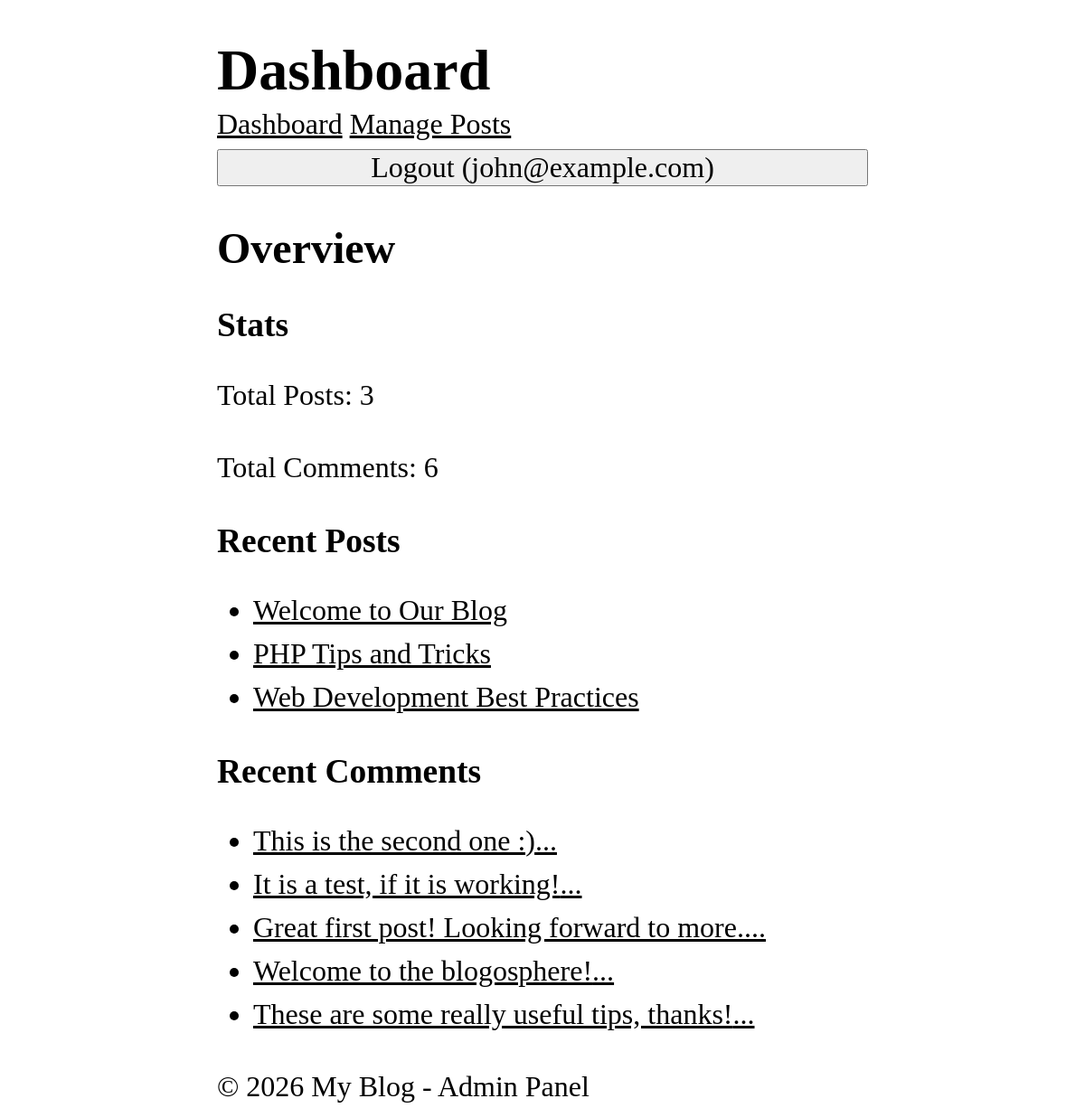
Screenshot of /admin/dashboard (signed in) with the database file from the repository.
### tables this page shows
CREATE TABLE users (
    id INTEGER PRIMARY KEY AUTOINCREMENT,
    name TEXT NOT NULL,
    email TEXT UNIQUE NOT NULL,
    password TEXT NOT NULL,
    role TEXT NOT NULL DEFAULT 'user',
    created_at DATETIME DEFAULT CURRENT_TIMESTAMP
);

CREATE TABLE posts (
    id INTEGER PRIMARY KEY AUTOINCREMENT,
    title TEXT NOT NULL,
    content TEXT NOT NULL,
    views INTEGER DEFAULT 0,
    user_id INTEGER NOT NULL,
    created_at DATETIME DEFAULT CURRENT_TIMESTAMP,
    FOREIGN KEY (user_id) REFERENCES users (id)
);

CREATE TABLE comments (
    id INTEGER PRIMARY KEY AUTOINCREMENT,
    content TEXT NOT NULL,
    user_id INTEGER NOT NULL,
    post_id INTEGER NOT NULL,
    created_at DATETIME DEFAULT CURRENT_TIMESTAMP,
    FOREIGN KEY (user_id) REFERENCES users (id),
    FOREIGN KEY (post_id) REFERENCES posts (id)
);

### core/View.php (called while the page is built, shortened)
<?php
class View {
    protected static $globals = [];
    public static function share(string $key, mixed $value): void {
        static::$globals[$key] = $value;
    }
    public static function render(string $template, array $data = [], ?string $layout = null): string {
        $data = [...static::$globals, ...$data];
        $content = static::renderTemplate(
            $template,
            $data
        );
        return static::renderLayout($layout, $data, $content);
    }
    protected static function renderTemplate(string $template, array $data): string {
        extract($data);
        $path = dirname(__DIR__). "/app/Views/$template.php";
        require $path;
        return ob_get_clean();
    }
    protected static function renderLayout(?string $template, array $data, string $content): string {
        extract([...$data, 'content' => $content]);
        $path = dirname(__DIR__). "/app/Views/$template.php";
        require $path;
        return ob_get_clean();
    }
}

### app/Controllers/Admin/DashboardController.php (called while the page is built, shortened)
<?php
class DashboardController {
    public function index() {
        $totalPosts = Post::count();
        $totalComments = Comment::count();
        $recentPosts = Post::getRecent(5);
        $recentComments = Comment::getRecent(5);
        return View::render(
            'admin/dashboard/index',
            [
                'totalPosts' => $totalPosts,
                'totalComments'=> $totalComments,
                'recentPosts' => $recentPosts,
                'recentComments' => $recentComments
            ],
            'layouts/admin'
        );
    }
}

### app/Middlewares/Auth.php (called while the page is built, shortened)
<?php
class Auth implements Middleware {
  public function handle(callable $next) {
    $user = ServicesAuth::user();
    return $next();
    }
}

### app/Middlewares/CSRF.php (called while the page is built, shortened)
<?php
class CSRF implements Middleware {
  public function handle(callable $next) {
    return $next();
    }
}

### app/Middlewares/View.php (called while the page is built, shortened)
<?php
class View implements Middleware {
    public function handle(callable $next) {
        CoreView::share('user', Auth::user());
        return $next();
    }
}

### core/App.php (called while the page is built, shortened)
<?php
class App {
    protected static $container = [];
    public static function bind(string $key, mixed $value): void {
        static::$container[$key] = $value;
    }
    public static function get(string $key): mixed {
        return static::$container[$key];
    }
}

### app/Models/Post.php (called while the page is built, shortened)
<?php
class Post extends Model {
    protected static string $table = 'posts';
    public static function getRecent(?int $limit = null, ?int $page = null, ?string $search = null) {
        $db = App::get('database');
        $query = "SELECT * FROM " . static::$table;
        $params = [];
        $query .= " ORDER BY created_at DESC";
        if($limit !== null) {
            $query .= " LIMIT ?";
            $params[] = $limit;
        }
        return $db->fetchAll($query, $params, static::class);
    }
    public static function count(?string $search = null): int {
        $db = App::get('database');
        $query = "SELECT COUNT(*) FROM " . static::$table;
        $params = [];
        return (int) $db->query($query, $params)->fetchColumn();
    }
}

### core/Database.php (called while the page is built, shortened)
<?php
class Database {
    protected $pdo;
    public function __construct(array $config) {
        try {
            $dsn = $this->createDsn($config);
            $username = $config['username'] ?? null;
            $password = $config['password'] ?? null;
            $options = $config['options'] ?? null;
            $this->pdo = new PDO($dsn, $username, $password, $options);
            $this->pdo->setAttribute(PDO::ATTR_ERRMODE, PDO::ERRMODE_EXCEPTION);
        } catch (PDOException $e) {
            throw new Exception("Could not connect to the database");
        }
    }
    protected function createDsn(array $config): string {
        $driver = $config['driver'];
        $dbname = $config['dbname'];
        return match($driver) {
            'sqlite' => "sqlite:$dbname",
            default => throw new Exception("Unsupported database driver: $driver")
        };
    }
    public function query(string $sql, array $params = []): PDOStatement {
        $stmt = $this->pdo->prepare($sql);
        $stmt->execute($params);
        return $stmt;
    }
    public function fetchAll(string $sql, array $params = [], ?string $className = null): array {
        $stmt = $this->query($sql, $params);
        return $className
            ? $stmt->fetchAll(PDO::FETCH_CLASS, $className)
            : $stmt->fetchAll(PDO::FETCH_ASSOC);
    }
    public function fetch(string $sql, array $params = [], ?string $className = null): mixed {
        $stmt = $this->query($sql, $params);
        $stmt->setFetchMode(
            $className ? PDO::FETCH_CLASS : PDO::FETCH_ASSOC, $className
        );
        return $stmt->fetch();
    }
}

### core/Model.php (called while the page is built, shortened)
<?php
abstract class Model {
    protected static string $table;
    public static function find(mixed $id): ?static {
        $db = App::get('database');
        return $db->fetch("SELECT * FROM " . static::$table . " WHERE id = ?", [$id], static::class);
    }
    public static function getRecent(
        ?int $limit = null,
        ?int $page = null
        ) {
        $db = App::get('database');
        $query = "SELECT * FROM " . static::$table;
        $params = [];
        $query .= " ORDER BY created_at DESC";
        if($limit !== null) {
            $query .= " LIMIT ?";
            $params[] = $limit;
        }
        return $db->fetchAll($query, $params, static::class);
    }
    public static function count(): int {
        $db = App::get('database');
        $query = "SELECT COUNT(*) FROM " . static::$table;
        return (int) $db->query($query, [])->fetchColumn();
    }
}

### app/Services/Auth.php (called while the page is built, shortened)
<?php
class Auth {
    protected static $user = null;
    public static function user(): ?User {
        if(static::$user === null) {
            $userId = $_SESSION['user_id'] ?? null;
            static::$user = $userId
                ? User::find($userId)
                : RememberMe::user();
        }
        return static::$user;
    }
}

### public/index.php (called while the page is built, shortened)
<?php
$router = new Router();
$uri = parse_url($_SERVER['REQUEST_URI'], PHP_URL_PATH);
$method = $_SERVER['REQUEST_METHOD'];
$router->dispatch($uri, $method);

### app/Views/admin/dashboard/index.php (the view)
<h2>Overview</h2>
<section>
    <h3>Stats</h3>
    <p>Total Posts: <?= $totalPosts ?></p>
    <p>Total Comments: <?= $totalComments ?></p>
</section>
<section>
    <h3>Recent Posts</h3>
    <ul>
        <?php foreach ($recentPosts as $post): ?>
            <li>
                <a href="/posts/<?= $post->id ?>">
                    <?=  htmlspecialchars($post->title) ?>
                </a>
            </li>
        <?php endforeach ?>
    </ul>
</section>
<section>
    <h3>Recent Comments</h3>
    <ul>
        <?php foreach ($recentComments as $comment): ?>
            <li>
                <a href="/posts/<?= $comment->post_id ?>">
                    <?=  htmlspecialchars(substr($comment->content, 0, 50)) ?>...
                </a>
            </li>
        <?php endforeach ?>
    </ul>
</section>

### app/Views/layouts/admin.php (shortened to what this page needs)
<!DOCTYPE html>
<html lang="en">
<head>
    <link rel="stylesheet" href="/style.css"/>
</head>
<body>
    <header>
        <h1>Dashboard</h1>
    </header>
    <nav>
        <a href="/admin/dashboard">Dashboard</a>
        <a href="/admin/posts">Manage Posts</a>
        <form action="/logout" method="POST">
            <button>Logout (<?= $user->email ?>)</button>
        </form>
    </nav>
    <main>
        <?= $content ?>
    </main>
    <footer>
        <p>&copy; <?=date('Y')?> My Blog - Admin Panel</p>
    </footer>
</body>
</html>

### public/style.css (style rules this page uses)
*, *::before, *::after { box-sizing: border-box; }
html { -moz-text-size-adjust: none; -webkit-text-size-adjust: none; text-size-adjust: none; }
body, h1, h2, h3, h4, p, figure, blockquote, dl, dd { margin-block-end: 0; }
body { min-height: 100vh; line-height: 1.5; max-width: 60%; margin-left: auto; margin-right: auto; font-size: 2em; font-family: Cambria, Cochin, Georgia, Times, 'Times New Roman', serif; }
h1, h2, h3, h4, button, input, label { line-height: 1.1; }
h1, h2, h3, h4 { text-wrap: balance; }
a:not([class]) { text-decoration-skip-ink: auto; color: currentColor; }
input, button, textarea, select { font-family: inherit; font-size: inherit; width: 100%; }

### rows the page displays
users: email "john@example.com"
posts: title "Welcome to Our Blog"
posts: title "PHP Tips and Tricks"
posts: title "Web Development Best Practices"
comments: content "This is the second one :)"
comments: content "It is a test, if it is working!"
comments: content "Great first post! Looking forward to more."
comments: content "Welcome to the blogosphere!"
comments: content "These are some really useful tips, thanks!"

### other values shown
$totalPosts "3"
$totalComments "6"
